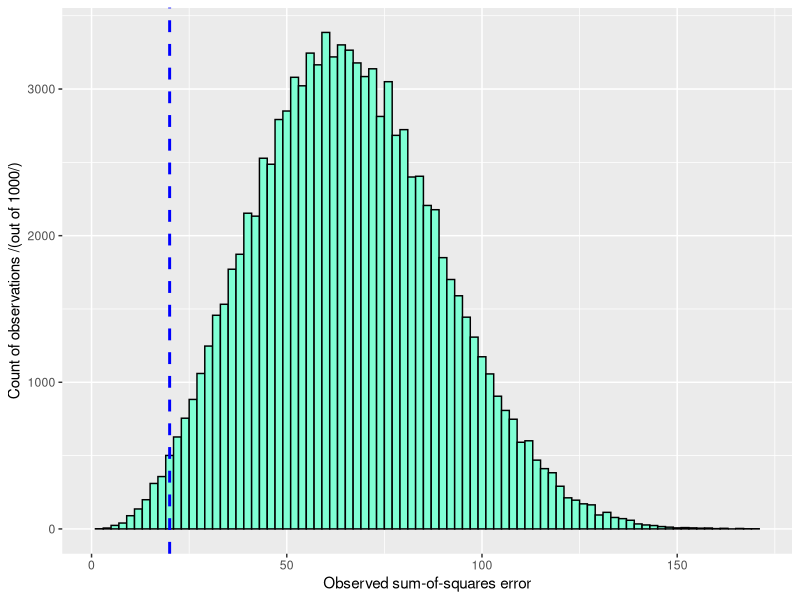
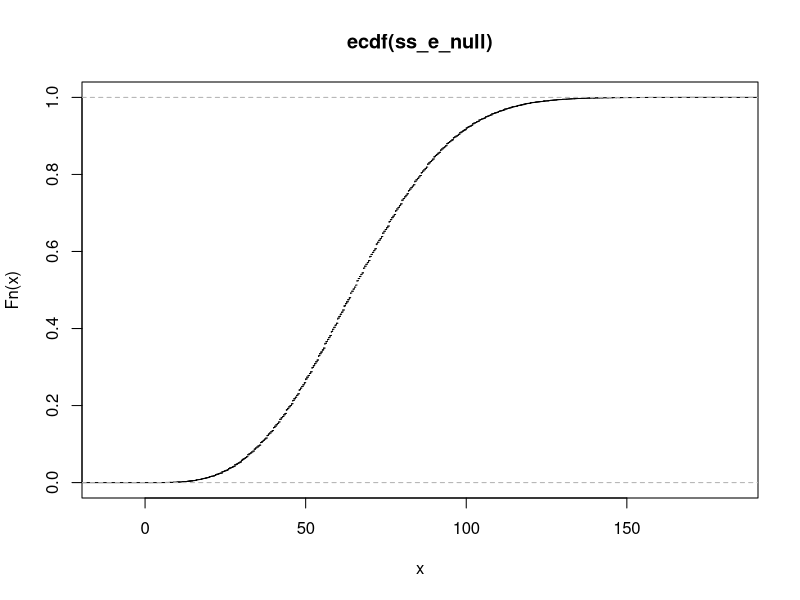
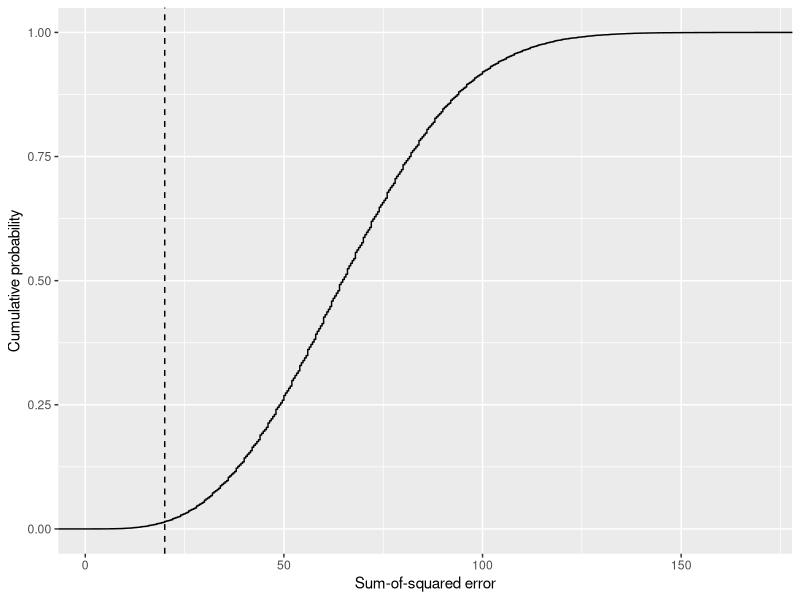
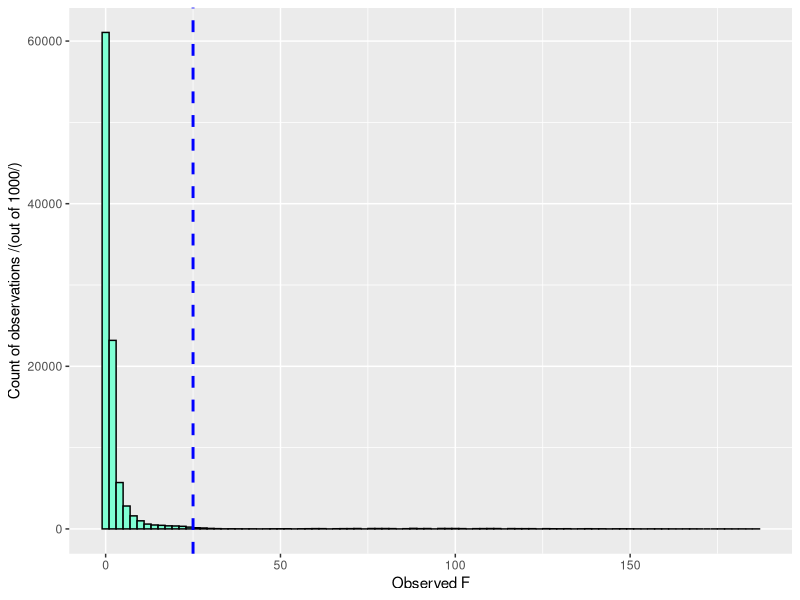

Generate these figures, in order, with R:
## ---- chunk 1
knitr::opts_chunk$set(echo = TRUE)
require(matlab)
require(ggplot2)
## ---- chunk 2

# Basic arithmetic
2+3

# Follows order of operations
(2^3)+4*(5/3)

# Basic R Functions
x = 5 # when X is equal to a single number

sin(x)
cos(x)
sqrt(x)
mean(x) # doesn't actually mean anything for a single number, let's use more than 1 number!

x = 1:5  # now x equals the numbers 1 thru 5
sin(x)   # note that it does this operation on each of the values
cos(x)
sqrt(x)

# Useful stats functions
mean(x)   # R does these operations on the set of variables
sd(x)
var(x)
max(x)

# more complex operations
z_of_x = (x-mean(x))/sd(x)

## ---- chunk 3

# let's get the numbers 1 thru 10 by ones
1:10

# sequence of numbers, 1 thru 10, by 2
s <- seq(10,1, by = -1) # can say "by=" before the 2, but it's not necessary

# sequence of 11 equally spaced numbers between 0 and 1
s2 <- seq(0,1,length.out=100) 

## VARIABLES
# create a variable
x <- 5  # Most people prefer this one
x = 5   # I like this because it reminds me of MATLAB
5 -> x  # Don't do this
x = 1:10

# remove a variable
rm(list = ls()) # now try to display x, it's gone!

## ---- chunk 4

# can bind things together
x <- 1:10
y <- 11:20
z <- c(x,y) # combines them into one vector
z1 <- cbind(x,y) # combines them into two columns in a matrix
z2 <- rbind(x,y) # combines them into two rows in a matrix

# ...speaking of matrices
data_for_matrix <- c(4,7,8)
x <- as.matrix(data_for_matrix)

# creating matrices
x <- matrix(c(11,12,13,21,22,23), byrow=TRUE,nrow=2) # put into a matrix by row
x1 <- matrix(c(11,12,13,21,22,23), byrow=FALSE,nrow=2) # put into a matrix by column

# indexing matrices (getting the value that's in a particular row/column)
# x[r,c] would give you the element in row r, column c of the matrix

x[2,3] # gives you the element in row 2 column 3 of matrix x (defined above)
x[] # all rows, all columns - could have just typed x
x[1,] # first row, all columns
x[ ,3] # all rows, third column
x[1,3] # first row, third column
 
# Useful shortcuts - these require the matlab package
# might need to do this: install.packages("matlab")
library(matlab)
x <- ones(5) # gives you a 5x5 matrix of ones
x

x <- zeros(3) # gives you a 3x3 matrix of zeros
x

x <- eye(4) # 4x4 identity matrix
x

rando = matrix(rnorm(16), nrow = 4)
rando

x %*% rando

x <- ones(5,4) # if you don't want a square matrix, can specify rows & columns
x

#here's another way to do the same thing:
x <- matrix(rep(1,20),ncol=4)

#let's make x a different matrix
x <- matrix( c(rep(1,5), rep(0,10), rep(1,5))  , byrow=FALSE, ncol=2)
x
## ---- chunk 5

library(MASS)
library(pracma) # install.packages("pracma")

# ginv = "generalized" or "pseudo" inverse
# pseudo-inverse = (X'X)^-1 * X'

ginv(x) # gives you the pseudo inverse of x
check_ginv = inv( t(x) %*% x ) %*%  t(x)  # check that ginv actually calculates the pseudoinverse

t(x) # gives the transpose of x

size(x) # gives you the dimensions of x (the size function can only be used if you have the pracma or matlab packages open)

df_total = size(x)[1] - 1

dim(x) # alternative way to get dimensions (this is in base R and can be used w/out packages); same as "size()"

rref(x) # only one piece of unique information in this matrix (not surprisingly since the rows are identical!)

## ---- chunk 6

# This script uses the %*% notation for matrix multiplication, which is part of the Matrix package
require(Matrix)

# y is the name of the DV (by convention)
y = c(1:10)
## ---- chunk 7
# Option 1: ANOVA matrix (ANOVA/t-test with 2 groups)
#X = matrix(c(rep(1,5), rep(0,10), rep(1,5)), ncol=2, byrow=0)

# Option 2: ANOVA matrix using less-than-full rank parameterization (i.e., what SPSS does)
# Note: This will yield the same F, p-val, etc., as the ANOVA matrix above, but
# the paramters mean a different thing. First param = ref group, and the second
# param = the difference between the ref group and the other group
X = matrix(c(rep(1,10), rep(0,5), rep(1,5)), ncol=2, byrow=0)
X

# Option 3: Regression matrix (intercept and slope)
X = matrix(c(rep(1,10), seq(from=20, to=2, by=-2)), ncol=2, byrow=0)

X
## ---- chunk 8
# Inverse of X (actually the 'generalized' or pseudoinverse)
invx = ginv(X)

# Solve for beta using: beta = X^(-1) * y
beta = ginv(X) %*% y
beta

# The model part of the GLM equation (Y = Xb + e), Xb
model = X %*% beta
model

# The error part of the GLM equation (Y = Xb + e), e
e = y - model
e

## ---- chunk 9

# Sum-of-squares error = e'e, or "t(e)" times e
ss_e = t(e) %*% e
ss_e

# Sum-of-squares model = model'model, after subtracting the mean of the DV
ss_m = t(model-mean(y)) %*% (model-mean(y))
ss_m

# Degrees-of-freedom error is the number of rows - number of columns (r-c) of the design matrix
df_total = size(X,1) - 1
df_e = size(X,1) - size(X,2)  # the "size" function of a matrix wants the matrix (X) and row (1) or column (2) = # rows - # columns
df_e

# Degrees-of-freedom model is the number of columns in X (equivalent to # of rows in the betas) minus 1 = # columns - 1
df_m = size(X,2) - 1
df_m

# Mean-squared error = sum-of-squares error divided by degrees-of-freedom error
# Conceptually: the total amount of error variance divided by the unique number of pieces of information that went into calculating that sum
ms_e = ss_e / df_e
ms_e

# Mean-squared model = sum-of-squares model divided by degrees-of-freedom model
# Conceptually: the total amount of model variance divided by the unique number of pieces of information that went into calculating that sum
ms_m = ss_m / df_m
ms_m

# F is a signal-to-noise ratio where signal = mean-squared model and noise = mean-squared error
F = ms_m / ms_e
F

# p-value is the probability of obtainining an F-value of "F" or greater from a F-distribution
# arguments are f, df_m, df_e, and whether to take the P(F>f) [lower.tail=FALSE] or P(F<f) [lower.tail=TRUE]
pval = pf(F, df_m, df_e, lower.tail = FALSE)
pval

## ---- chunk 10

observed_sse = 20
iter = 100000
X = matrix(c(rep(1,5), rep(0,10), rep(1,5)), nrow = 10, byrow=FALSE)

# initiate the SS-e storage vector
ss_e_null = NULL

for (i in 1:iter) {
  
  y_shuffle = sample(y, replace=TRUE)
  b_shuffle = ginv(X) %*% y_shuffle
  e_shuffle = y_shuffle - X %*% b_shuffle
  
  ss_e_null[i] = t(e_shuffle) %*% e_shuffle
}

## ---- chunk 11

# Put the data into a dataframe
df = data.frame(ss_e_null)

# Use ggplot to plot the histogram
p<-ggplot(df, aes(x=ss_e_null)) + 
  geom_histogram(color="black", fill="aquamarine1", binwidth=2, bins=30) +
  xlab("Observed sum-of-squares error") +
  ylab("Count of observations /(out of 1000/)") +
  geom_vline(aes(xintercept=observed_sse), color="blue",  linetype="dashed", size=1)
p

# use the "empirical sampling distribution" function to figure out the distribution of the ss_e vector
ss_e_cdf = ecdf(ss_e_null)
p_ss_e_obs = ss_e_cdf(observed_sse)

print(paste("The probability of drawing an SS_e equal to or lower than the observed is",p_ss_e_obs))

plot(ss_e_cdf)

p2 = ggplot(NULL, aes(x=ss_e_null)) +
  geom_step(stat="ecdf") +
  labs(x= "Sum-of-squared error",y = "Cumulative probability") + 
  geom_vline(aes(xintercept=observed_sse),linetype = "dashed")
p2
## ---- chunk 12

observed_sse = 20
observed_ssm = 62.5
observed_F = 25
iter = 100000
X = matrix(c(rep(1,5), rep(0,10), rep(1,5)), nrow = 10, byrow=FALSE)

# initiate the F storage vector
F_null = NULL

for (i in 1:iter) {
  
  y_shuffle = sample(y, replace=TRUE)
  b_shuffle = ginv(X) %*% y_shuffle
  e_shuffle = y_shuffle - X %*% b_shuffle
  m_shuffle = X %*% b_shuffle
  
  ss_e_null = t(e_shuffle) %*% e_shuffle
  ss_m_null = t(m_shuffle-mean(y)) %*% (m_shuffle-mean(y))
  
  ms_e_null = ss_e_null / df_e
  ms_m_null = ss_m_null / df_m
  
  F_null[i] = ms_e_null / ms_m_null
}

df = data.frame(F_null)

# Use ggplot to plot the histogram
p<-ggplot(df, aes(x=F_null)) + 
  geom_histogram(color="black", fill="aquamarine1", binwidth=2, bins=30) +
  xlab("Observed F") +
  ylab("Count of observations /(out of 1000/)") +
  geom_vline(aes(xintercept=observed_F), color="blue",  linetype="dashed", size=1)
p
